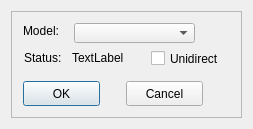
<?xml version="1.0" encoding="UTF-8"?>
<ui version="4.0">
 <class>X2Camera</class>
 <widget class="QDialog" name="X2Camera">
  <property name="geometry">
   <rect>
    <x>0</x>
    <y>0</y>
    <width>253</width>
    <height>129</height>
   </rect>
  </property>
  <property name="windowTitle">
   <string>ZWO EFW Filter Wheel User Interface</string>
  </property>
  <layout class="QVBoxLayout" name="verticalLayout_6">
   <item>
    <widget class="X2Form" name="X2Form">
     <property name="frameShape">
      <enum>QFrame::StyledPanel</enum>
     </property>
     <property name="frameShadow">
      <enum>QFrame::Raised</enum>
     </property>
     <widget class="QLabel" name="label">
      <property name="geometry">
       <rect>
        <x>12</x>
        <y>12</y>
        <width>36</width>
        <height>16</height>
       </rect>
      </property>
      <property name="text">
       <string>Model:</string>
      </property>
     </widget>
     <widget class="QComboBox" name="comboBox">
      <property name="geometry">
       <rect>
        <x>63</x>
        <y>12</y>
        <width>121</width>
        <height>20</height>
       </rect>
      </property>
     </widget>
     <widget class="QCheckBox" name="checkBox">
      <property name="geometry">
       <rect>
        <x>140</x>
        <y>39</y>
        <width>81</width>
        <height>17</height>
       </rect>
      </property>
      <property name="text">
       <string>Unidirect</string>
      </property>
     </widget>
     <widget class="QLabel" name="label_2">
      <property name="geometry">
       <rect>
        <x>13</x>
        <y>39</y>
        <width>42</width>
        <height>16</height>
       </rect>
      </property>
      <property name="sizePolicy">
       <sizepolicy hsizetype="Minimum" vsizetype="Preferred">
        <horstretch>0</horstretch>
        <verstretch>0</verstretch>
       </sizepolicy>
      </property>
      <property name="text">
       <string>Status:</string>
      </property>
     </widget>
     <widget class="QLabel" name="label_1">
      <property name="geometry">
       <rect>
        <x>61</x>
        <y>39</y>
        <width>54</width>
        <height>16</height>
       </rect>
      </property>
      <property name="text">
       <string>TextLabel</string>
      </property>
     </widget>
     <widget class="QPushButton" name="pushButtonOK">
      <property name="geometry">
       <rect>
        <x>12</x>
        <y>70</y>
        <width>77</width>
        <height>25</height>
       </rect>
      </property>
      <property name="text">
       <string>OK</string>
      </property>
     </widget>
     <widget class="QPushButton" name="pushButtonCancel">
      <property name="geometry">
       <rect>
        <x>115</x>
        <y>70</y>
        <width>77</width>
        <height>25</height>
       </rect>
      </property>
      <property name="text">
       <string>Cancel</string>
      </property>
     </widget>
    </widget>
   </item>
  </layout>
 </widget>
 <customwidgets>
  <customwidget>
   <class>X2Form</class>
   <extends>QFrame</extends>
   <header>x2form.h</header>
   <container>1</container>
  </customwidget>
 </customwidgets>
 <resources/>
 <connections/>
</ui>
